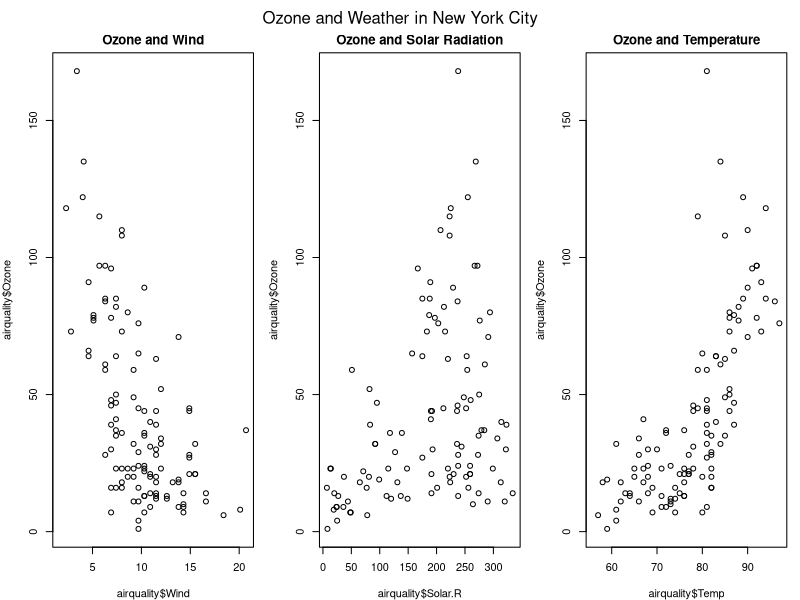

The R source for this figure:
try(dev.off(),silent=TRUE)
par(mfrow = c(1, 3), mar = c(4, 4, 2, 1), oma = c(0, 0, 2, 0))
plot(airquality$Wind, airquality$Ozone, main = "Ozone and Wind")
plot(airquality$Solar.R, airquality$Ozone, main = "Ozone and Solar Radiation")
plot(airquality$Temp, airquality$Ozone, main = "Ozone and Temperature")
mtext("Ozone and Weather in New York City", outer = TRUE)